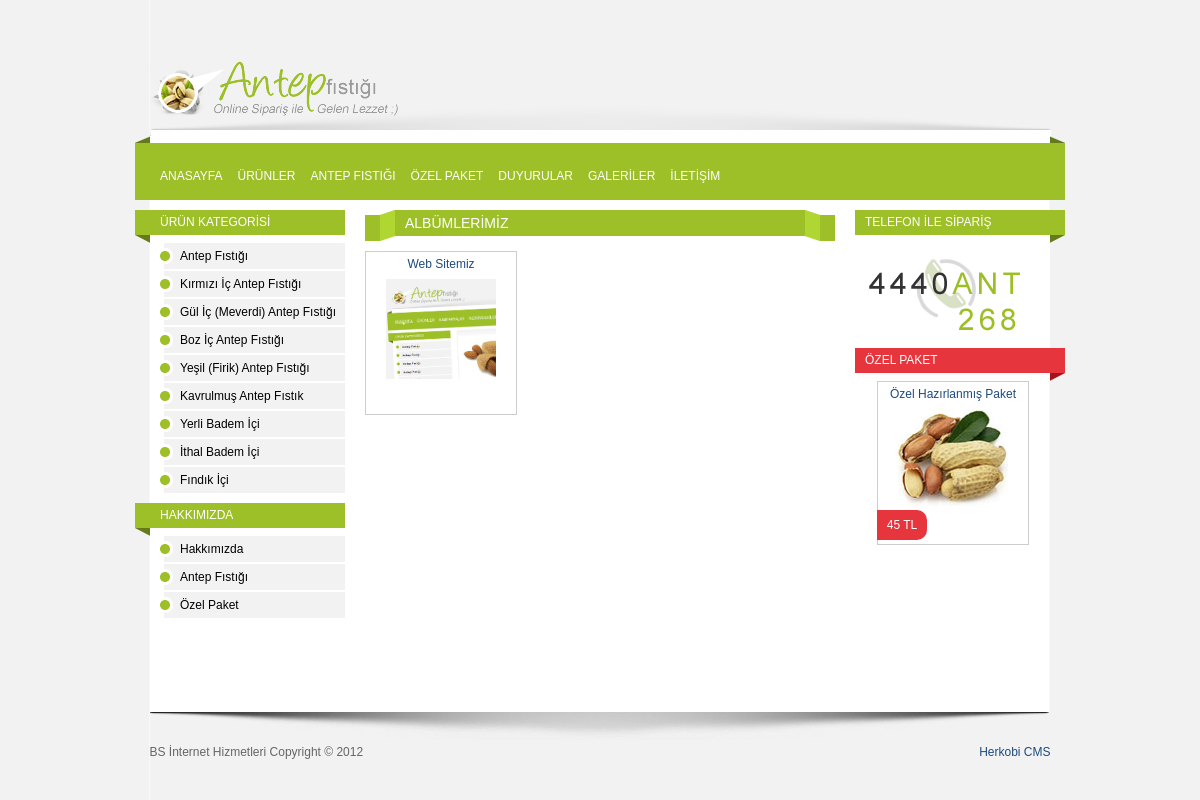
The page /galleries.php on the database its author committed.
### tables this page shows
CREATE TABLE IF NOT EXISTS `galleries` (
  `id` int(11) NOT NULL AUTO_INCREMENT,
  `level` int(11) NOT NULL,
  `slug` text NOT NULL,
  `album` text NOT NULL,
  `description` text NOT NULL,
  `image` text NOT NULL,
  PRIMARY KEY (`id`)
);

CREATE TABLE IF NOT EXISTS `productcategories` (
  `id` int(11) NOT NULL AUTO_INCREMENT,
  `mid` int(11) NOT NULL,
  `level` int(11) NOT NULL,
  `slug` text NOT NULL,
  `category` text NOT NULL,
  `description` text NOT NULL,
  `image` text NOT NULL,
  `front` varchar(1) NOT NULL,
  UNIQUE KEY `id` (`id`)
);

CREATE TABLE IF NOT EXISTS `pages` (
  `id` int(11) NOT NULL AUTO_INCREMENT,
  `mid` text NOT NULL,
  `level` int(11) NOT NULL,
  `slug` text NOT NULL,
  `page` text NOT NULL,
  `summary` text NOT NULL,
  `content` text NOT NULL,
  `image` text NOT NULL,
  `gallery` int(11) NOT NULL,
  `title` text NOT NULL,
  `metadesc` text NOT NULL,
  `metatags` text NOT NULL,
  `date` date NOT NULL,
  PRIMARY KEY (`id`)
);

CREATE TABLE IF NOT EXISTS `info` (
  `id` int(11) NOT NULL AUTO_INCREMENT,
  `name` text NOT NULL,
  `fullname` text NOT NULL,
  `slogan` text NOT NULL,
  `address` text NOT NULL,
  `county` text NOT NULL,
  `city` text NOT NULL,
  `taxoffice` text NOT NULL,
  `taxnumber` varchar(64) NOT NULL,
  `phone` varchar(64) NOT NULL,
  `phoneother` varchar(64) NOT NULL,
  `fax` varchar(64) NOT NULL,
  `gsm` varchar(64) NOT NULL,
  `mail` varchar(225) NOT NULL,
  PRIMARY KEY (`id`)
);

### inc/rain.tpl.class.php (called while the page is built, shortened)
<?php
class RainTPL{
		static $tpl_dir = "tpl/";
		static $cache_dir = "tmp/";
		public $var = array();
		protected $tpl = array(),
				  $cache = false,
                  $cache_id = null;
                protected static $config_name_sum = array();
	function assign( $variable, $value = null ){
		if( is_array( $variable ) )
			$this->var += $variable;
		else
			$this->var[ $variable ] = $value;
	}
	function draw( $tpl_name, $return_string = false ){
        if( !$this->cache && !$return_string ){
            extract( $this->var );
            include $this->tpl['compiled_filename'];
            unset( $this->tpl );
        }
        else{
                extract( $this->var );
                include $this->tpl['compiled_filename'];
                $raintpl_contents = ob_get_clean();
            if( $return_string ) return $raintpl_contents; else echo $raintpl_contents;
        }
	}
	static function configure( $setting, $value = null ){
		if( is_array( $setting ) )
			foreach( $setting as $key => $value )
				self::configure( $key, $value );
		else if( property_exists( __CLASS__, $setting ) ){
            self::$config_name_sum[ $setting ] = $value;
        }
	}
	protected function check_template( $tpl_name ){
		if( !isset($this->tpl['checked']) ){
			$tpl_basename                       = basename( $tpl_name );
			$tpl_basedir                        = strpos($tpl_name,"/") ? dirname($tpl_name) . '/' : null;
			$tpl_dir                            = self::$tpl_dir . $tpl_basedir;
			$temp_compiled_filename             = self::$cache_dir . $tpl_basename . "." . md5( $tpl_dir . serialize(self::$config_name_sum));
			$this->tpl['compiled_filename']     = $temp_compiled_filename . '.rtpl.php';
			$this->tpl['checked'] = true;
		}
	}
}

### info.php (called while the page is built, shortened)
<?php
	$db->query("SET NAMES 'UTF8'");
	$sql = "SELECT * FROM info";
	$sth = $db->prepare($sql);
	$sth->execute();
	$result = $sth->fetchAll();
?>

### functions/galleries-functions.php (called while the page is built, shortened)
<?php
	$sql = "SELECT id, album, description, image FROM `galleries`";
	$sth = $db->prepare($sql);
	$sth->execute();
	$result = $sth->fetchAll();
?>

### static.php (called while the page is built, shortened)
<?php
	include "functions/page-functions.php";
	include "functions/products-functions.php";
	include "functions/galleries-functions.php";
?>

### functions/products-functions.php (called while the page is built, shortened)
<?php
	$sql = "SELECT id, category, image FROM productcategories WHERE mid = 0 ORDER BY id ASC";
	$sth = $db->prepare($sql);
	$sth->execute();
	$result = $sth->fetchAll();
?>

### functions/page-functions.php (called while the page is built, shortened)
<?php
	$sql = "SELECT id, mid, page FROM pages WHERE mid = 0 ORDER BY id ASC";
	$sth = $db->prepare($sql);
	$sth->execute();
	$result = $sth->fetchAll();
?>

### cache/galleries.ae5475635b57b8f850144bfbed8b3fb3.rtpl.php (the view, shortened to what this page needs)
<?php if(!class_exists('raintpl')){exit;}?><!DOCTYPE html>
<html class="no-js">
    <head>
        <link type="text/css" rel="stylesheet" href="tpl/styles/style.css" />
    </head>
    <body>
        <div id="wrapper">
            <header id="masthead">
                <a href="index.php" id="logo"><img src="tpl/images/logo.png" alt="Antep Fıstığı" width="249" height="56" /></a>
            </header>
            <nav id="main-nav">
                <ul class="group">
                    <li><a href="index.php">ANASAYFA</a></li>
                    <li><a href="products.php">ÜRÜNLER</a></li>
                    <li><a href="page.php?id=2">ANTEP FISTIĞI</a></li>
                    <li><a href="page.php?id=10">ÖZEL PAKET</a></li>
					<li><a href="posts.php">DUYURULAR</a></li>
					<li><a href="galleries.php">GALERİLER</a></li>
                    <li><a href="contact.php">İLETİŞİM</a></li>
                </ul>
            </nav>
            <section id="content">
                <div id="products">
                    <article class="group">
						<h3>ALBÜMLERİMİZ</h3>
						<?php $counter1=-1; if( isset($galleries) && is_array($galleries) && sizeof($galleries) ) foreach( $galleries as $key1 => $value1 ){ $counter1++; ?>
                        <p class="product">
                            <a href="gallery.php?id=<?php echo $value1["id"];?>" title="<?php echo $value1["album"];?>"><?php echo $value1["album"];?></a>
                            <img src="<?php echo $value1["image"];?>" />
                        </p>
						<?php } ?>
                    </article>
                </div>
                <aside id="product-sidebar">
                    <section class="box">
                        <h3 class="right">TELEFON İLE SİPARİŞ</h3>
                        <img src="tpl/images/telefon.png" />
                    </section>
					<section class="box red group">
                        <h3>ÖZEL PAKET</h3>
                        <p class="product">
                            <a href="page.php?id=10" title="Özel Hazırlanmış Paket">Özel Hazırlanmış Paket</a>
                            <img src="tpl/images/fistik.jpg" />
							<span class="price">45 TL</span>
                        </p>
                    </section>
                </aside>
            </section>
            <aside id="sidebar">
                <section class="box">
                    <h3 class="left">ÜRÜN KATEGORİSİ</h3>
                    <ul class="nav">
						<?php $counter1=-1; if( isset($productcategories) && is_array($productcategories) && sizeof($productcategories) ) foreach( $productcategories as $key1 => $value1 ){ $counter1++; ?>
                        <li><a href="products.php?id=<?php echo $value1["id"];?>"><?php echo $value1["category"];?></a></li>
						<?php } ?>
                    </ul>
                </section>
                <section class="box">
                    <h3 class="left">HAKKIMIZDA</h3>
                    <ul class="nav">
                        <?php $counter1=-1; if( isset($pages) && is_array($pages) && sizeof($pages) ) foreach( $pages as $key1 => $value1 ){ $counter1++; ?>
						<li><a href="page.php?id=<?php echo $value1["id"];?>"><?php echo $value1["page"];?></a></li>
						<?php } ?>
                    </ul>
                </section>
            </aside>
            <div id="push" class="group"></div>
        </div>
        <footer id="mastfoot" class="group">
            <p id="disclaimer"><?php echo $name;?> Copyright &copy; <?php echo date('Y'); ?></p>
            <p id="copyright"><?php echo $footer;?></p>
        </footer>
    </body>
</html>

### tpl/styles/global.css (style rules this page uses)
.group:after { clear: both; content: " "; display: block; font-size: 0; height: 0; visibility: hidden; }
html, body { border:0; height: 100%; margin:0; padding:0; }
h1, h2, h3, h4, h5, h6 { font-weight:normal; margin:0; padding:0; }
p, ul, ol, dl, dt, dd, form, fieldset, input { margin:0; padding:0; }
p, ul, ol { margin-bottom: 10px; font-size: 12px; line-height:20px; }
ul, ol { list-style:none; }
fieldset, img { border:0; }
img { vertical-align: bottom; }
a, a:active { text-decoration:none; color:#1d4b7e; }
article, aside, details, figcaption, figure, footer, header, hgroup, menu, nav, section { display: block; }
menu ol, menu ul, nav ol, nav ul { margin-bottom: 0; }

### tpl/styles/common.css (style rules this page uses)
body { background: #f2f2f2; color: #3e3e3e; font: 10px/1.2 sans-serif; }
#wrapper { width: 930px; min-height: 100%; margin: 0 auto -88px; background: url(../images/wrapper.png) center repeat-y; }
#masthead { width: 901px; height: 136px; margin: 0 auto; background: #f2f2f2 url(../images/header.png) bottom center no-repeat; }
#main-nav { height: 64px; margin-bottom: 10px; background: #9dbf28 url(../images/nav.png) top center no-repeat; }
#content { float: right; width: 700px; }
#products { float: left; width: 470px; }
#product-sidebar { float: right; width: 210px; }
#sidebar { float: left; width: 210px; }
#push { clear: both; height: 88px; }
#mastfoot { width: 901px; height: 58px; margin: 0 auto; padding-top: 30px; background: #f2f2f2 url(../images/footer.png) top center no-repeat; color: #666; }
#wrapper, #masthead, #main-nav, #content, #mastfoot { position: relative; }
#wrapper, #mastfoot { margin-right: auto; margin-left: auto; }
#logo { position: absolute; bottom: 19px; left: 0; }
#main-nav ul { position: absolute; top: 30px; left: 25px; }
#main-nav li { float: left; margin-right: 15px; }
#main-nav a { position: relative; display: inline-block; color: #fff; font-size: 12px; line-height: 1; }
#products h3 { width: 470px; height: 31px; margin: 0 0 10px 7px; background: url(../images/product-box-title.png); color: #fff; font-size: 14px; line-height: 26px; text-indent: 40px; }
#products article { margin: 0 0 20px -7px; }
#products img { float: none; }
.product { position: relative; float: left; width: 146px; margin: 0 0 7px 7px; padding: 2px 2px 30px; border: 1px solid #cdcdcd; font-size: 12px; text-align: center; }
.product img { display: block; margin: 5px auto; }
.product a { margin-bottom: 5px; }
.product .price { position: absolute; bottom: 4px; left: -1px; display: block; width: 50px; height: 30px; background-color: #9dbf27; color: #fff; line-height: 30px; -moz-border-radius: 0 10px 10px 0; -o-border-radius: 0 10px 10px 0; -webkit-border-radius: 0 10px 10px 0; border-radius: 0 10px 10px 0; }
#product-sidebar .product { float: none; margin-left: 22px; }
.red .product .price, .red .product .corner { background-color: #e7353e; }
.box h3 { width: 210px; height: 25px; padding-bottom: 8px; background: url(../images/box-title.png) no-repeat; color: #fff; font-size: 10px; line-height: 25px; text-indent: 10px; }
.box h3 { background-color: #9dbf27; font-size: 12px; }
.box h3.left { background-position: 0 25px; text-indent: 25px; }
.box h3.right { background-position: -210px 25px; }
.box.red h3 { background-color: #e7353e; background-position: -420px 25px; }
#sidebar .box { width: 195px; margin-left: 15px; color: #000; }
#sidebar .box h3 { margin-left: -15px; }
.box .nav li { margin: 0 0 2px 10px; padding-left: 20px; background: #f2f2f2 url(../images/bullet.png) center left no-repeat; line-height: 26px; }
.box .nav a { color: #000; }
#disclaimer { float: left; }
#copyright { float: right; }

### rows shown on the page
galleries: album "Web Sitemiz", image (picture)
productcategories: category "Antep Fıstığı"
productcategories: category "Kırmızı İç Antep Fıstığı"
productcategories: category "Gül İç (Meverdi) Antep Fıstığı"
productcategories: category "Boz İç Antep Fıstığı"
productcategories: category "Yeşil (Firik) Antep Fıstığı"
productcategories: category "Kavrulmuş Antep Fıstık"
productcategories: category "Yerli Badem İçi"
productcategories: category "İthal Badem İçi"
productcategories: category "Fındık İçi"
pages: page "Hakkımızda"
pages: page "Antep Fıstığı"
pages: page "Özel Paket"
info: name "BS İnternet Hizmetleri"

### other values the page prints
$footer "Herkobi CMS"
